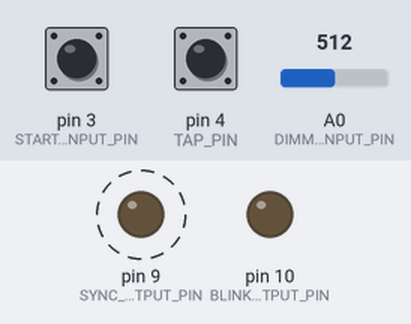
This sketch was run on a simulated Arduino Uno, built with avr-gcc and run on an emulated ATmega328P. On the bench: output pins drawn as LEDs (lit = HIGH). Dashed ring = blinking. The test bench sets the inputs (shaded band); at power-on: A0 (DIMMER_INPUT_PIN) = 512, pin 4 (TAP_PIN) HIGH, pin 3 (START_STOP_INPUT_PIN) HIGH. EEPROM starts erased; what the sketch prints to the serial monitor is not drawn.

Above: at 2.2 s.
2.3 s: A0 (DIMMER_INPUT_PIN) set to 498
5.3 s: A0 (DIMMER_INPUT_PIN) set to 476
At 6.3 s:
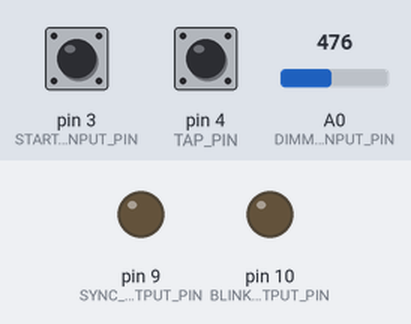
12.4 s: pin 4 (TAP_PIN) pulsed LOW 2 times (0.12 s each, 0.3 s apart)
At 15.3 s:
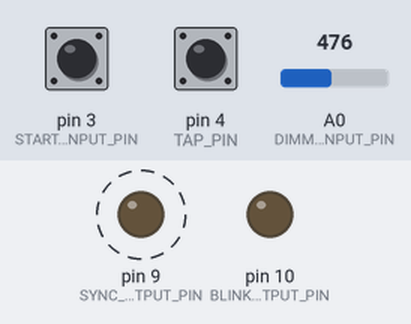
15.4 s: A0 (DIMMER_INPUT_PIN) set to 511
At 16.2 s:
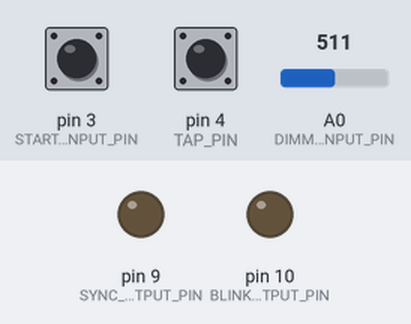
Timing chart, 0 to 17.9 s (numbered marks = the images above; inputs shaded):
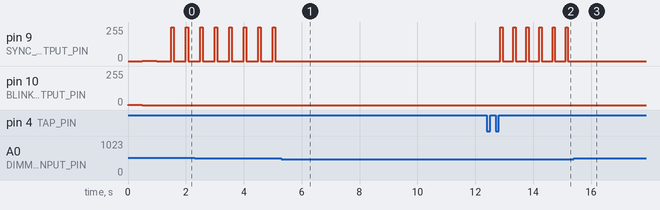

The sketch:

MIDI-Clock-v2.ino
```cpp
/**
 * MIDI Clock v2 - sends MIDI_CLOCK messages in MIDI Channel 1
 * this clock is adapted to a TAP time received by a tap-button.
 * time intervals between following taps are calculated and compared with CLOCK intervals
 * a PID controller adapts the new clock intervals to the received tap
 * TODO:
 * Control of the phase of the song. CLOCK control adapts bpms, but it is also necessary
 * to adapt the song playing point to the place where it is the strong hit.
 * Strong hit detection could be made by another different TAP
 *
 */

#include <TimerOne.h>

#define MIDI_ON
/*
 * FEATURE: TAP BPM INPUT
 */
#define TAP_PIN 4
//#define TAP_PIN_POLARITY RISING
#define TAP_PIN_POLARITY LOW


#define MINIMUM_TAPS 3
#define EXIT_MARGIN 150 // If no tap after 150% of last tap interval -> measure and set

/*
 * FEATURE: DIMMER BPM INPUT
 */
#define DIMMER_INPUT_PIN A0

#define DIMMER_CHANGE_MARGIN 20 // Big value to make sure this doesn't interfere. Tweak as needed.

/*
 * FEATURE: DIMMER BPM INCREASE/DECREASE
 * establece el cambio de bpm como velocidad de cambio
 */
//#define DIMMER_CHANGE_PIN A0
#define DEAD_ZONE 50
#define CHANGE_THRESHOLD 5000
#define RATE_DIVISOR 30

/*
 * FEATURE: BLINK TEMPO LED
 */
#define BLINK_OUTPUT_PIN 10
#define BLINK_PIN_POLARITY 255  // 0 = POSITIVE, 255 - NEGATIVE
#define BLINK_TIME 4 // How long to keep LED lit in CLOCK counts (so range is [0,24])

/*
 * FEATURE: SYNC PULSE OUTPUT
 */
#define SYNC_OUTPUT_PIN 9 // Can be used to drive sync analog sequencer (Korg Monotribe etc ...)
#define SYNC_PIN_POLARITY 0 // 0 = POSITIVE, 255 - NEGATIVE

/*
 * FEATURE: Send MIDI start/stop
 */
//#define START_STOP_INPUT_PIN A1
#define START_STOP_INPUT_PIN 3
#define START_STOP_PIN_POLARITY 0 // 0 = POSITIVE, 1024 = NEGATIVE

#define MIDI_START 0xFA
#define MIDI_STOP 0xFC

#define DEBOUNCE_INTERVAL 500L // Milliseconds

/*
 * FEATURE: EEPROM BPM storage
 */
#define EEPROM_ADDRESS 0 // Where to save BPM
#ifdef EEPROM_ADDRESS
#include <EEPROM.h>
#endif


/*
 * GENERAL PARAMETERS
 */
#define MIDI_TIMING_CLOCK 0xF8
#define CLOCKS_PER_BEAT 24
#define MINIMUM_BPM 400 // Used for debouncing
#define MAXIMUM_BPM 3000 // Used for debouncing

long intervalMicroSeconds;
int bpm = 1200;  // BPM in tenths of a BPM!!
long interval;
long intervalOld;

boolean initialized = false;
long minimumTapInterval = 60L * 1000 * 1000 * 10 / MAXIMUM_BPM;
long maximumTapInterval = 60L * 1000 * 1000 * 10 / MINIMUM_BPM;

volatile long lastTapTime = 0; // ultima vez que se pulso el TAP
volatile long lastTapTimeOld = 0; // penultima vez que se pulso el TAP
volatile long timesTapped = 0;
volatile long lastClockTime = 0; // ultima vez que se enviaron CLOCKS_PER_BEAT mensajes

volatile int blinkCount = 0;

int lastDimmerValue = 0;

boolean playing = false;
long lastStartStopTime = 0;

#ifdef DIMMER_CHANGE_PIN
long changeValue = 0;
#endif
int tapValueOld = HIGH;
long intervalTap;
double Kp = 1.0;
double Kd = 1.0;
double Ki = 1.0;
long timeError; // error entre el ultimo tap y el ultimo clock. error de fase
long timeErrorOld;
long intervalError; // error entre el intervalo del clock y el intervalo de los taps. error de periodo
long intervalErrorOld;

void setup() {
  #ifdef MIDI_ON
//    Serial.begin(31250);
    Serial.begin(9600);
  #else
    Serial.begin(9600);
  #endif

  // Set pin modes
  pinMode(BLINK_OUTPUT_PIN, OUTPUT);
  analogWrite(BLINK_OUTPUT_PIN, HIGH );
  delay(500);
  analogWrite(BLINK_OUTPUT_PIN, LOW );

  pinMode(SYNC_OUTPUT_PIN, OUTPUT);
  analogWrite(SYNC_OUTPUT_PIN, HIGH );
  delay(500);
  analogWrite(SYNC_OUTPUT_PIN, LOW );

#ifdef START_STOP_INPUT_PIN
  pinMode(START_STOP_INPUT_PIN, INPUT_PULLUP);
#endif

  pinMode(TAP_PIN, INPUT_PULLUP);

#ifdef EEPROM_ADDRESS
  // Get the saved BPM value from 2 stored bytes: MSB LSB
  bpm = EEPROM.read(EEPROM_ADDRESS) << 8;
  bpm += EEPROM.read(EEPROM_ADDRESS + 1);
  if (bpm < MINIMUM_BPM || bpm > MAXIMUM_BPM) {
    bpm = 1200;
  }
#endif


  // Attach the interrupt to send the MIDI clock and start the timer
  #ifndef MIDI_ON
    Serial.print( "Begining Timer at: " );
    Serial.println( intervalMicroSeconds );
    Serial.print( "Begining Timer at bpm = " );
    Serial.print( bpm );
    Serial.print( "  interval = " );
    Serial.println( interval );
  #endif
  Timer1.initialize( intervalMicroSeconds );
  interval = bpm2interval(bpm) ;
  Timer1.setPeriod( interval );
  Timer1.attachInterrupt( sendClockPulse );
  intervalOld = interval;

#ifdef DIMMER_INPUT_PIN
  // Initialize dimmer value
  lastDimmerValue = analogRead( DIMMER_INPUT_PIN );
#endif

}

void loop() {
  long now = micros();

  int tapValue = digitalRead( TAP_PIN );
  if( tapValue == LOW && tapValue!= tapValueOld) {
    if( tapInput() == 0) { // update lastTapTime
     timeError = lastTapTime - lastClockTime; // lastClockTime updated by Timer1 each CLOCK_PER_BEAT
     intervalError = intervalTap / CLOCKS_PER_BEAT - interval;
     /*
     Serial.println();
     Serial.print( "err = " );
     Serial.print( timeError);
     Serial.print( " Derr = " );
     Serial.print( timeError - timeErrorOld);
     Serial.print( " Ierr = " );
     Serial.println( timeError + timeErrorOld);
*/
  #ifndef MIDI_ON
     Serial.println();
     Serial.print( "err = " );
     Serial.print( intervalError);
     Serial.print( " Derr = " );
     Serial.print( intervalError - intervalErrorOld);
     Serial.print( " Ierr = " );
     Serial.println( intervalError + intervalErrorOld);
  #endif

     Kd = -0.1;
     Ki = 0;
//     interval = interval + Kp * timeError + Kd * (timeError - timeErrorOld);
     long intervalOld_10 = intervalOld / 10L;
     interval = interval + Kp * intervalError + Kd * (intervalError - intervalErrorOld) + Ki * (intervalError + intervalErrorOld);
     interval = constrain( interval, intervalOld - intervalOld_10, intervalOld + intervalOld_10 ); // para filtrar saltos bruscos
     updateBpm(interval);
     intervalOld = interval;
    }
  } else {
 //   timeError = 0;
  }
  tapValueOld = tapValue;

  noInterrupts();
  int blinkCopy = blinkCount;
  interrupts();
  if (blinkCopy % CLOCKS_PER_BEAT == 0) {
    // Update blinkCount to make sure LED blink matches tapped beat
    noInterrupts();
//    blinkCount = ((now - lastTapTime) * 24 / interval) % CLOCKS_PER_BEAT;
    blinkCount = 0;
    interrupts();
  }

  timeErrorOld = timeError;
  intervalErrorOld = intervalError;

//  delay(10);


#ifdef DIMMER_INPUT_PIN
  /*
   * Handle change of the dimmer input
   */
  int curDimValue = analogRead(DIMMER_INPUT_PIN);
  if (curDimValue > lastDimmerValue + DIMMER_CHANGE_MARGIN
      || curDimValue < lastDimmerValue - DIMMER_CHANGE_MARGIN) {
    // We've got movement!!
    bpm = map(curDimValue, 0, 1024, MINIMUM_BPM, MAXIMUM_BPM);

    updateBpm(now);
    lastDimmerValue = curDimValue;
  }
#endif

#ifdef DIMMER_CHANGE_PIN
  int curDimValue = analogRead(DIMMER_CHANGE_PIN);
  if (bpm > MINIMUM_BPM && curDimValue < (512 - DEAD_ZONE)) {
    int val = (512 - DEAD_ZONE - curDimValue) / RATE_DIVISOR;
    changeValue += val * val;
  } else if (bpm < MAXIMUM_BPM && curDimValue > (512 + DEAD_ZONE)) {
    int val = (curDimValue - 512 - DEAD_ZONE) / RATE_DIVISOR;
    changeValue += val * val;
  } else {
    changeValue = 0;
  }
  if (changeValue > CHANGE_THRESHOLD) {
    bpm += curDimValue < 512 ? -1 : 1;
    updateBpm(now);
    changeValue = 0;
  }
#endif

#ifdef START_STOP_INPUT_PIN
  /*
   * Check for start/stop button pressed
   */
//  int startStopTap =  digitalRead( START_STOP_PIN );
  boolean startStopPressed = digitalRead( START_STOP_INPUT_PIN );
//  if (startStopPressed && (lastStartStopTime + (DEBOUNCE_INTERVAL * 1000)) < now) {
  if (startStopPressed == LOW ) {
//    Serial.println("START/STOP");
    startOrStop();
    lastStartStopTime = now;
  }
#endif
}

int tapInput() {
  long now = micros();
  intervalTap = now - lastTapTime;
  if ( intervalTap < minimumTapInterval )
    return -1; // Debounce

  #ifndef MIDI_ON
    Serial.println();
    Serial.print("Tap OK: ");
    Serial.println(intervalTap);
  #endif
  lastTapTimeOld = lastTapTime;
  lastTapTime = now;
  if( intervalTap > maximumTapInterval )
    return -2;
  return(0);
}

void sendClockPulse() {
  // Write the timing clock byte
  #ifdef MIDI_ON
    Serial.write(MIDI_TIMING_CLOCK);
  #endif
//  Serial.print( blinkCount );
  #ifndef MIDI_ON
    Serial.print( "." );
  #endif
  blinkCount ++;
  if (blinkCount % CLOCKS_PER_BEAT == 0) {
    // Turn led on
  #ifndef MIDI_ON
    Serial.println( ">" );
  #endif
    analogWrite(SYNC_OUTPUT_PIN, 255 );
    lastClockTime = micros();
  } else {
    if (blinkCount % CLOCKS_PER_BEAT == BLINK_TIME) { // how long keep led lit
      // Turn led off
      analogWrite(SYNC_OUTPUT_PIN, 0 );
    }
  }
}

void updateBpm(long interval) {
  // Update the timer
  bpm = interval2bpm( interval );
  #ifndef MIDI_ON
    Serial.print( "Updating BPM: " );
    Serial.println( bpm );
  #endif
  Timer1.setPeriod( interval );

#ifdef EEPROM_ADDRESS
  // Save the BPM in 2 bytes, MSB LSB
  EEPROM.write(EEPROM_ADDRESS, bpm / 256);
  EEPROM.write(EEPROM_ADDRESS + 1, bpm % 256);
#endif

/*  Serial.print("Set BPM to: ");
  Serial.print(bpm / 10);
  Serial.print('.');
  Serial.println(bpm % 10);
*/
}

int interval2bpm(long interval) {
  // Take care about overflows!
  return 60L * 1000 * 1000 * 10 / interval / CLOCKS_PER_BEAT;
}

long bpm2interval(int bpm) {
  // Take care about overflows!
  return 60L * 1000 * 1000 * 10 / bpm / CLOCKS_PER_BEAT;
}

void startOrStop() {
  if (!playing) {
//    Serial.println("Start playing");
    Serial.write(MIDI_START);
  } else {
//    Serial.println("Stop playing");
    Serial.write(MIDI_STOP);
  }
  playing = !playing;
}

#ifdef TM1637_DISPLAY
void setDisplayValue(int value) {
  tm1637_data[0] = value >= 1000 ? display.encodeDigit(value / 1000) : 0x00;
  tm1637_data[1] = value >= 100 ? display.encodeDigit((value / 100) % 10) : 0x00;
  tm1637_data[2] = value >= 10 ? display.encodeDigit((value / 10) % 10) : 0x00;
  tm1637_data[3] = display.encodeDigit(value % 10);
  display.setSegments(tm1637_data);
}
#endif
```

Measured:
- the behaviour switches between 492 and 491 on A0 (DIMMER_INPUT_PIN) (found by bisection; images 0 and 1)
- after the input at 5.3 s, pin 9 (SYNC_OUTPUT_PIN): stops changing and stays 0/255
- after the input at 12.4 s, pin 9 (SYNC_OUTPUT_PIN): alternates 255/255 for 0.08 s and 0/255 for 0.37 s, starting after 0.47 s
- after the input at 15.4 s, pin 9 (SYNC_OUTPUT_PIN): stops changing and stays 0/255
- by itself, pin 9 (SYNC_OUTPUT_PIN): alternates 255/255 for 0.08 s and 0/255 for 0.42 s
